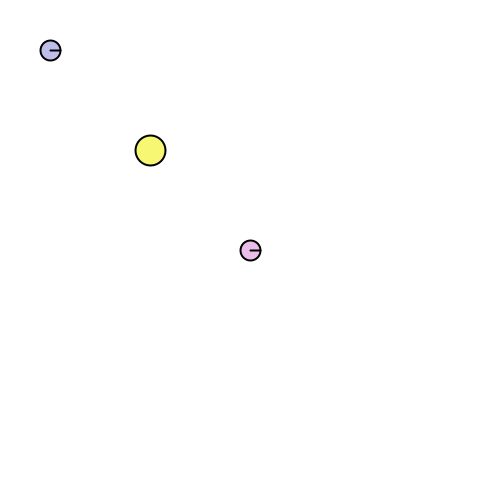
Frame 1 (no input)
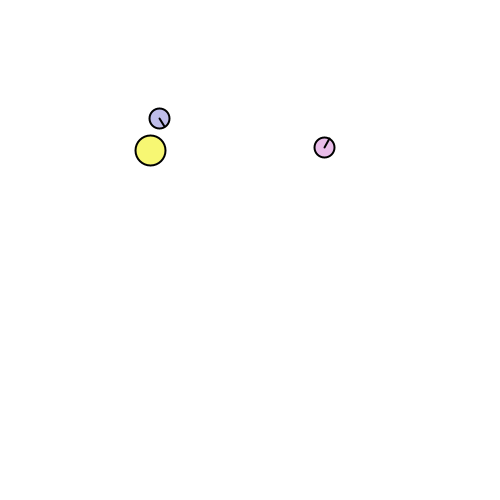
Frame 60 (the mouse pressed at the canvas centre just before this capture)
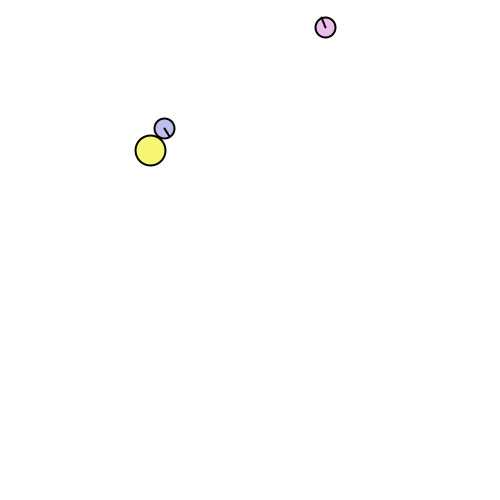
Frame 120 (the mouse held since frame 60 and released just before this capture)

The Processing sketch that drew these frames (run headless with seeded random() and noise(); from frame 60 on, the mouse is pressed at the canvas centre):

// Processing sketch: wandering_robots_katie_hudson
// ── wandering_robots_katie_hudson.pde
final int robotSpeed = 3;
final int robotMouseThreshold = 50;

int robot1X;
int robot1Y;
float robot1Direction; // in radians
int robot1TimeOfBeacon = -1;

int robot2X;
int robot2Y;
float robot2Direction; // in radians
int robot2TimeOfBeacon = -1;  // last time the robot touched the beacon

int robotDiameter = 20;

int beaconX;
int beaconY;
int beaconDiameter = 30;
boolean beaconDragged = false;

color robotFillColor1 = color(191, 189, 234);
color robotFillColor2 = color(234, 189, 234);

void setup()
{
  size(500, 500); 

  // starting x and y locations of robot1, robot2 and the beacon 
  robot1X = 50;
  robot1Y = 50;
  robot1Direction = 0;

  robot2X = 250;
  robot2Y = 250;
  robot2Direction = 0;

  beaconX = 150;
  beaconY = 150;
}


void draw()
{
  background(255);

  drawRobot(robot1X, robot1Y, robot1Direction, robotDiameter, robotFillColor1);
  drawRobot(robot2X, robot2Y, robot2Direction, robotDiameter, robotFillColor2);

  drawBeacon();

  if (robot1TimeOfBeacon < 0 || millis() - robot1TimeOfBeacon > 3000)
    moveRobot1();

  if (robot2TimeOfBeacon < 0 || millis() - robot2TimeOfBeacon > 3000)
    moveRobot2();
}


void drawRobot(int insertRobotX, int insertRobotY, float insertRobotDirection, int insertRobotDiameter, color robotColor)
{

  stroke(0);
  strokeWeight(2);
  fill(robotColor);
  ellipseMode(CENTER);
  ellipse(insertRobotX, insertRobotY, insertRobotDiameter, insertRobotDiameter); 
  line(insertRobotX, // starting point of line, mid point of circle, x coordinate
    insertRobotY, // starting point of line, mid point of circle, y coordinate
    insertRobotX + (insertRobotDiameter/2 * cos(insertRobotDirection)), // ending point of line, edge of circle, x coordinate
    insertRobotY + (insertRobotDiameter/2 * sin(insertRobotDirection))); // ending point of line, edge of circle, y coordinate
}



void drawBeacon()
{

  stroke(0);
  strokeWeight(2);
  fill(247, 247, 115);
  ellipseMode(CENTER);
  ellipse(beaconX, beaconY, beaconDiameter, beaconDiameter);
}


void moveRobot1()
{

  // if robot is within a threshold of the beacon, stop moving the robot, robot1timeofbeacon would be = to millis()

  int nextX = robot1X + int(robotSpeed * cos(robot1Direction));
  int nextY = robot1Y + int(robotSpeed * sin(robot1Direction));

  int crossProduct = getCrossProduct(nextX, nextY, robot1X, robot1Y);

  robot1Direction += getAngleToTurn(crossProduct);

  if (dist(nextX, nextY, beaconX, beaconY) > 25)  // is the robot within the threashold of the beacon? 
  {
    robot1X = nextX;
    robot1Y = nextY;      
    
  } else {
    
    robot1TimeOfBeacon = millis(); // resets as the last time the robot was touching the beacon, and set it to the current time.
  
  }

}

void moveRobot2()
{

  int nextX = robot2X + int(robotSpeed * cos(robot2Direction));
  int nextY = robot2Y + int(robotSpeed * sin(robot2Direction));

  int crossProduct = getCrossProduct(nextX, nextY, robot2X, robot2Y);

  robot2Direction += getAngleToTurn(crossProduct);
  
  if (dist(nextX, nextY, beaconX, beaconY) > 25)  // is the robot within the threashold of the beacon? 
  {
    robot2X = nextX;
    robot2Y = nextY;
  
  } else {
  
    robot2TimeOfBeacon = millis(); // resets as the last time the robot was touching the beacon, and set it to the current time.
  
  }

}

int getCrossProduct(int nextX, int nextY, int robotX, int robotY)   // Cross product function
{
  return (nextX - robotX)*(beaconY - robotY) -
    (nextY - robotY)*(beaconX - robotX);
}


float getAngleToTurn(int crossProduct)  // determining the angle to turn function , the direction?? 
{
  final int angleToTurn = 30;
  if (random(1) < 0.05)
  {
    float angleToTurnWithRandomness = 
      radians(angleToTurn + random(angleToTurn/4.0f)  - angleToTurn/8.0f);

    if (crossProduct < 0)
    {
      return -angleToTurnWithRandomness;
    } else
    {
      return angleToTurnWithRandomness;
    }
  }
  return 0;
}

void mousePressed()
{


  if (dist(beaconX, beaconY, mouseX, mouseY) < beaconDiameter/2)   // is the mouse within the circle? 
  {

    cursor(HAND); // if the mouse is inside the circle then change the cursor
    fill(207, 149, 216);  // purple
    beaconDragged = true;
  } else 
  {
    cursor(ARROW);
  }
}

void mouseDragged()
{

  if (beaconDragged == true)  // if the beacon is being dragged, then the x, y of beacon are the same as the mouse x and y
  {
    fill(207, 149, 216);
    beaconX = mouseX;
    beaconY = mouseY;
  }
}

void mouseReleased() 
{

  beaconDragged = false;
  fill(247, 247, 115);
} 
